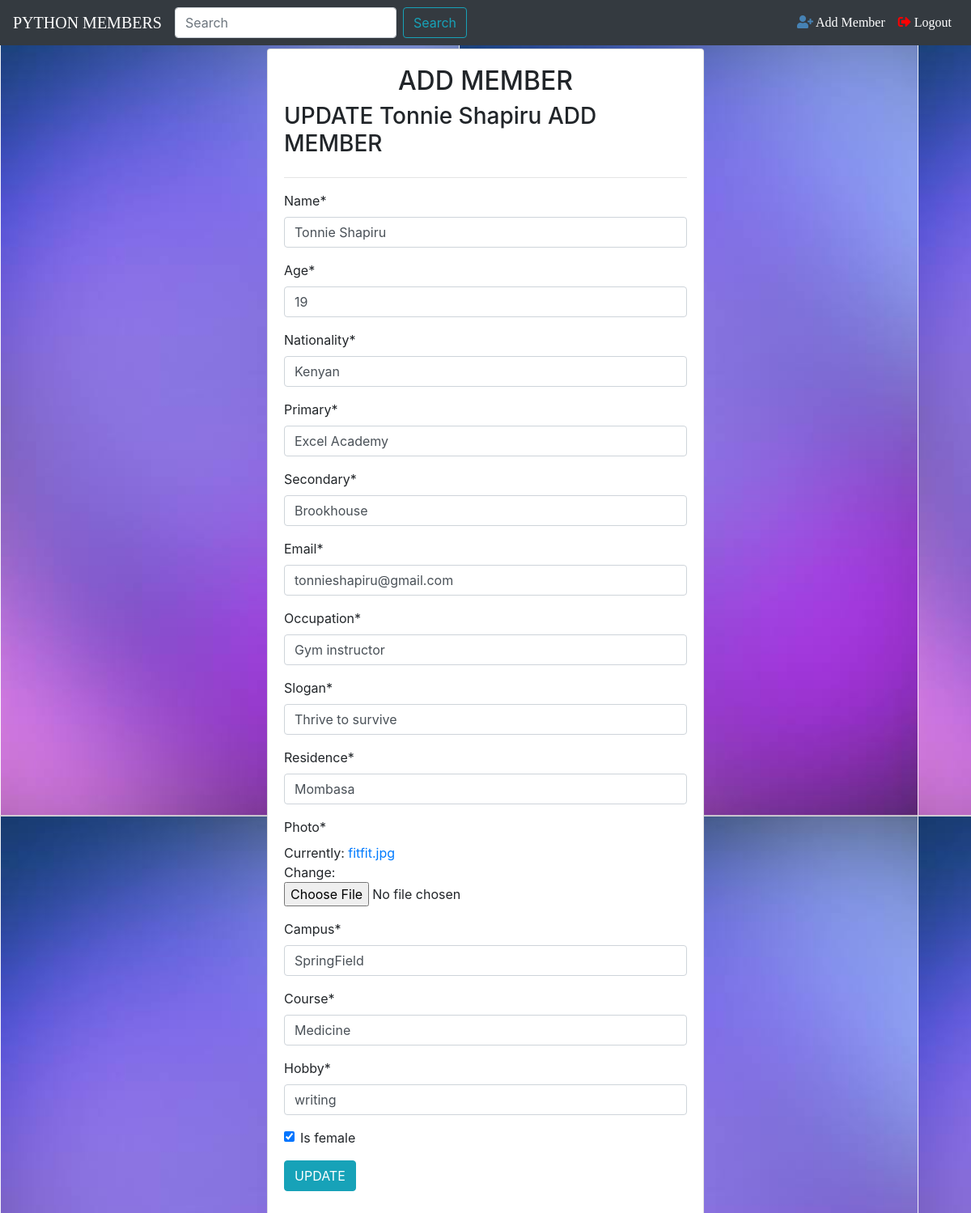
/2/update, run on the app's committed database.
### Shapiru/models.py (models this page shows, shortened)
class Member(models.Model):
    name=models.CharField(max_length=40)
    age=models.CharField(max_length=40)
    nationality=models.CharField(max_length=40)
    primary=models.CharField(max_length=40)
    secondary=models.CharField(max_length=40)
    email=models.EmailField(max_length=40)
    occupation=models.CharField(max_length=40)
    slogan=models.CharField(max_length=50)
    residence=models.CharField(max_length=40)
    photo=models.ImageField()
    campus=models.CharField(max_length=40)
    course=models.CharField(max_length=40)
    hobby=models.CharField(max_length=40)
    is_female=models.BooleanField(default=True)

### Shapiru/views.py (the view)
# urls.py: path('<int:pk>/update', views.MemberUpdateView.as_view(), name='update-member'),
class MemberUpdateView(UpdateView):
    model = Member
    fields = '__all__'

### Shapiru/templates/Shapiru/member_form.html (shortened to what this page needs)
{% extends 'Shapiru/base.html' %}
{% block content %}
{% load crispy_forms_tags %}
    <div class="row">
        <div class="col-sm-3"></div>
        <div class="col-sm-6">
            <div class="card card-body my-1">
                 <h2 class="text-center">ADD MEMBER</h2>
            <h3 class="text-capitalize">{% if object %} UPDATE {{object.name}} ADD MEMBER {% endif%}</h3>
            <hr>
            <form method="post" enctype="multipart/form-data">
                {{form|crispy}}
                <div class="form-group">
                    <button type="submit" class="btn btn-info">{% if object %}UPDATE {% else %}Submit {% endif %}</button>
                </div>
            </form>
        </div>
    </div>
        <div class="col-sm-3"></div>
</div>
{% endblock %}

### Shapiru/static/Shapiru/css/style.css (style rules this page uses)
body { background:url("../images/bacg.png"); }

### data on the page
Member: name "Tonnie Shapiru", age "19", nationality "Kenyan", primary "Excel Academy", secondary "Brookhouse", email "tonnieshapiru@gmail.com", occupation "Gym instructor", slogan "Thrive to survive", residence "Mombasa", campus "SpringField", course "Medicine", hobby "writing", is_female "☑"
